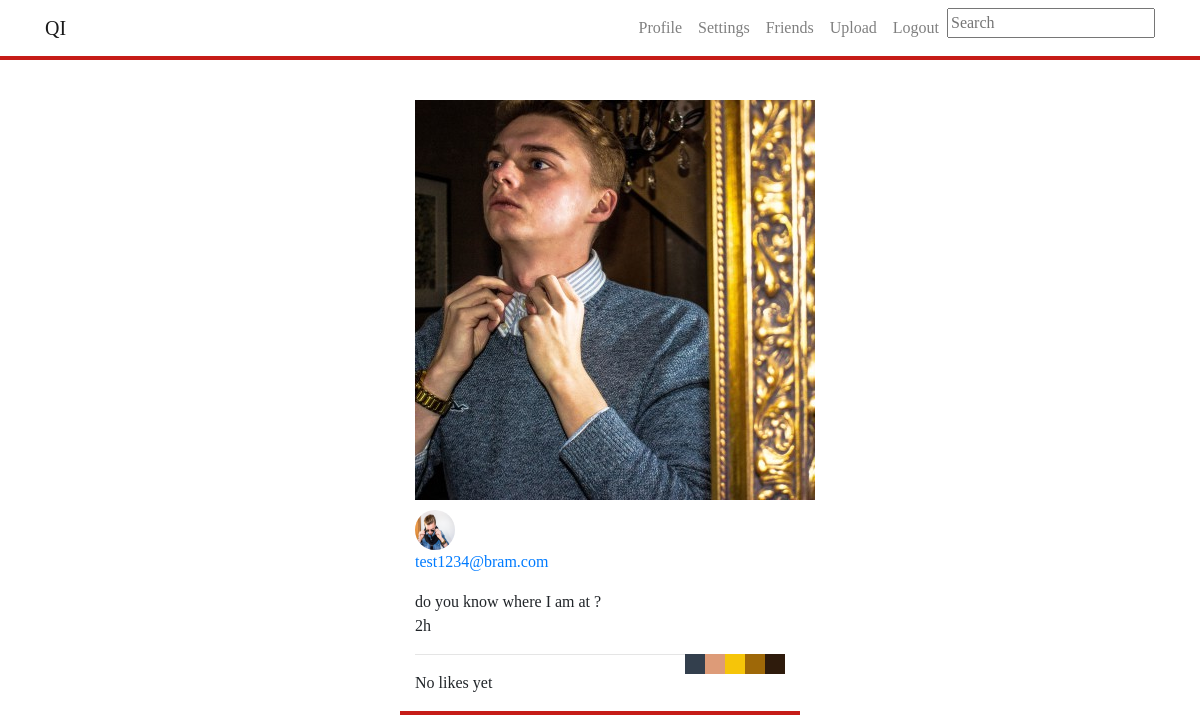
Screenshot of /postDetail.php?imageID=96 (signed in) with the database file from the repository.
### tables this page shows
CREATE TABLE `posts` (
  `id` int(11) NOT NULL,
  `filelocation` varchar(500) NOT NULL,
  `imageuserid` int(11) NOT NULL,
  `besch` varchar(500) NOT NULL,
  `user` varchar(500) NOT NULL,
  `timestamp` timestamp NOT NULL DEFAULT CURRENT_TIMESTAMP ON UPDATE CURRENT_TIMESTAMP,
  `filter` varchar(20) NOT NULL,
  `location` varchar(255) NOT NULL
);

CREATE TABLE `users` (
  `id` int(11) NOT NULL,
  `email` varchar(255) NOT NULL,
  `password` varchar(255) NOT NULL,
  `avatar` varchar(500) NOT NULL,
  `bio` varchar(150) NOT NULL,
  `firstname` varchar(255) NOT NULL,
  `lastname` varchar(255) NOT NULL
);

CREATE TABLE `colorpost` (
  `postid` int(11) NOT NULL,
  `color` varchar(20) NOT NULL
);

### classes/postDetails.class.php (called while the page is built, shortened)
<?php
class postDetails{
    public function getPostHour($id){
        $conn = Db::getInstance();
        $postTime = $conn->prepare("SELECT timestamp FROM posts WHERE id = :id");
        $postTime->bindValue(':id', $id);
        $postTime->execute();
        $postTime = $postTime->fetch(PDO::FETCH_ASSOC);
        $currentTime = strtotime(date('Y-m-d H:i:s'));
        $postedTime = strtotime($postTime['timestamp']);
        $difference = $currentTime - $postedTime;
        $days = $difference/60/60/24;
        $hour = $difference/(60*60);
        $minutes = (abs($difference)/60);
        if(number_format($minutes, 0) < 1)
        {
            $result = "A moment ago";
        }
        elseif(number_format($hour, 0) < 1)
        {
            $result = number_format($minutes, 0). " minutes ago" ;
        }
        elseif(number_format($hour, 0) < 24)
        {
            $result = number_format($hour, 0)."h";
        }
        else
        {
            $result = number_format($days, 0)." days ago";
        }
        return $result;
    }
    public function getLikes($postid){
    $conn = Db::getInstance();
        $likeCount = $conn->prepare("SELECT likeimageid FROM likes WHERE likeimageid = :likeimageid");
        $likeCount->bindValue(":likeimageid", $postid);
        $likeCount->execute();
        $result = $likeCount->rowCount();
        return $result;
    }
    public function GetEmail($postid){
        $conn = Db::getInstance();
        $getUserID = $conn->prepare("SELECT imageuserid FROM posts WHERE id = :postid");
        $getUserID->bindValue(':postid', $postid );
        $getUserID->execute();
        $userID = $getUserID->fetch(PDO::FETCH_ASSOC);
        $email = $conn->prepare("SELECT email FROM users WHERE id = :id");
        $email->bindValue(':id', $userID['imageuserid']);
        $email->execute();
        $result = $email->fetch(PDO::FETCH_ASSOC);
        return $result;
    }
    public function getImage($postid){
        $conn = Db::getInstance();
        $result = array();
        $statement = $conn->prepare("SELECT * FROM posts WHERE id = :id");
        $statement->bindValue(':id', $postid);
        $statement->execute();
        if($statement->rowCount() == 1){
            $result = $statement->fetch(PDO::FETCH_ASSOC);
        }
        return $result;
    }
    public function getAvatar($postid){
        $conn = Db::getInstance();
        $getUserID = $conn->prepare("SELECT imageuserid FROM posts WHERE id = :id");
        $getUserID->bindValue(':id', $postid);
        $getUserID->execute();
        $userID = $getUserID->fetch(PDO::FETCH_ASSOC);
        $avatarLocation = $conn->prepare("SELECT avatar FROM users WHERE id = :userid");
        $avatarLocation->bindValue(':userid', $userID['imageuserid']);
        $avatarLocation->execute();
        $result = $avatarLocation->fetch(PDO::FETCH_ASSOC);
        return $result;
    }
    public function getUserID($postid){
        $conn = Db::getInstance();
        $getUserID = $conn->prepare("SELECT imageuserid FROM posts WHERE id = :id");
        $getUserID->bindValue(':id',$postid);
        $getUserID->execute();
        $userID = $getUserID->fetch(PDO::FETCH_ASSOC);
        $result = $userID;
        return $result;
    }
    public function getDescription ($postid){
        $conn = Db::getInstance();
        $getDescription = $conn->prepare("SELECT besch FROM posts WHERE id = :id");
        $getDescription->bindValue(':id', $postid );
        $getDescription->execute();
        $description = $getDescription->fetch(PDO::FETCH_ASSOC);
        return $description;
    }
}
?>

### classes/Post.class.php (called while the page is built, shortened)
<?php
class Post
{
    public function showColors($postid) {
        $conn = Db::getInstance();
        $statement = $conn->prepare("SELECT * FROM colorpost WHERE postid = :postid");
        $statement->bindParam(":postid", $postid);
        $statement->execute();
        return $statement->fetchAll(PDO::FETCH_ASSOC);
         }
}
?>

### postdetail.php (the view, shortened to what this page needs)
<?php
include_once ("classes/postDetails.class.php");
include_once ("classes/Post.class.php");
if(isset($_GET['imageID'])){
    $post = new postDetails();
    $image = $post->getImage($_GET['imageID']);
    $avatar = $post->getAvatar($_GET['imageID']);
    $email = $post->getEmail($_GET['imageID']);
    $postTime = $post->getPostHour($_GET['imageID']);
    $likeCount = $post->getLikes($_GET['imageID']);
    $userID = $post->getUserID($_GET['imageID']);
    $description = $post->getDescription($_GET['imageID']);
    $colors= new Post();
}
$i = "";
?><!doctype html>
<html lang="en">
<head>
</head>
<body class="col-lg-4 mx-auto" style="border-bottom: #c61c18 solid 4px; font-family: Oswald; margin-bottom: 30px;">
<?php include_once ("includes/nav.inc.php")?>
<div style="padding-top: 100px;">
    <img src="<?php echo $image['filelocation']; ?>" alt="">
    <?php
    $c=$colors->showColors($_SESSION['imageID']);
    ?>
</div>
<a href="profile.php?userID=<?php echo $userID['imageuserid']; ?>"><img style="height: 40px;width:40px;border-radius: 40px; margin-top:10px; display: inline-block;" src="<?php echo $avatar['avatar']; ?>" alt=""></a>
<a href="profile.php?userID=<?php echo $userID['imageuserid']; ?>"><p class="name<?php echo $i ?> namePostDetail"><?php echo $email['email']; ?></p></a>
<span class="comment-text"><?php echo $description['besch']; ?></span>
<p class="timestamp"><?php echo $postTime ?></p>
<?php foreach ($c as $col){
    echo "<div style='float: right; width: 20px;height: 20px; background-color:". $col['color']."'></div>";
}?>
<hr>
        <p class="likes"><?php
            if($likeCount == 0) {
                echo "No likes yet";
            }
            elseif($likeCount == 1)
            {
                echo $likeCount." Like";
            }
            else
            {
                echo $likeCount." Likes";
            }
            ?>
        </p>
</body>
</html>

### rows the page displays
posts: filelocation (picture), imageuserid.avatar (picture), imageuserid.email "test1234@bram.com", besch "do you know where I am at ?", timestamp "2h"
